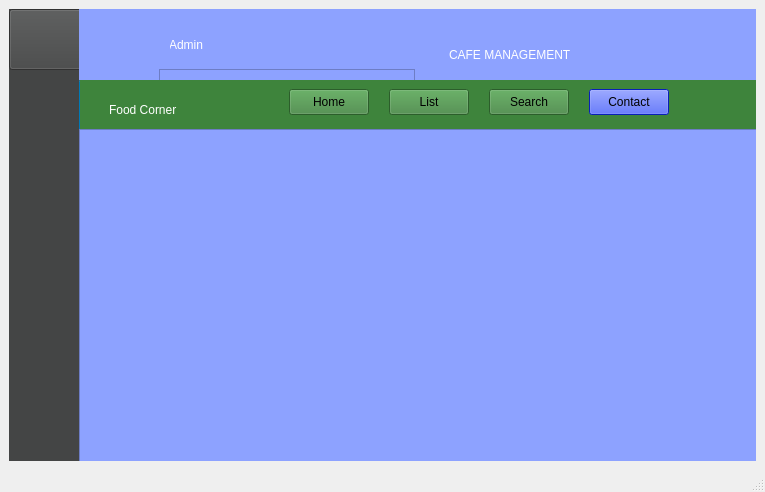
<?xml version="1.0" encoding="UTF-8"?>
<ui version="4.0">
 <class>MainWindow</class>
 <widget class="QMainWindow" name="MainWindow">
  <property name="geometry">
   <rect>
    <x>0</x>
    <y>0</y>
    <width>765</width>
    <height>492</height>
   </rect>
  </property>
  <property name="windowTitle">
   <string>MainWindow</string>
  </property>
  <widget class="QWidget" name="centralwidget">
   <layout class="QGridLayout" name="gridLayout">
    <item row="0" column="0">
     <widget class="QWidget" name="widget" native="true">
      <property name="styleSheet">
       <string notr="true">background-color: rgb(149, 103, 21);
background-color: rgb(62, 132, 60);</string>
      </property>
      <widget class="QWidget" name="widget_2" native="true">
       <property name="geometry">
        <rect>
         <x>0</x>
         <y>0</y>
         <width>71</width>
         <height>461</height>
        </rect>
       </property>
       <property name="styleSheet">
        <string notr="true">background-color: rgb(68, 69, 69);</string>
       </property>
       <widget class="QPushButton" name="pushButton">
        <property name="geometry">
         <rect>
          <x>0</x>
          <y>0</y>
          <width>75</width>
          <height>61</height>
         </rect>
        </property>
        <property name="styleSheet">
         <string notr="true">background-color: rgb(68, 69, 69);</string>
        </property>
        <property name="text">
         <string/>
        </property>
        <property name="icon">
         <iconset>
          <normaloff>../../../.designer/image/image-removebg-preview.png</normaloff>../../../.designer/image/image-removebg-preview.png</iconset>
        </property>
        <property name="iconSize">
         <size>
          <width>50</width>
          <height>50</height>
         </size>
        </property>
       </widget>
       <widget class="QPushButton" name="pushButton_3">
        <property name="geometry">
         <rect>
          <x>70</x>
          <y>70</y>
          <width>75</width>
          <height>61</height>
         </rect>
        </property>
        <property name="contextMenuPolicy">
         <enum>Qt::DefaultContextMenu</enum>
        </property>
        <property name="styleSheet">
         <string notr="true">color: rgb(255, 255, 255);
background-color: rgb(0, 170, 255);</string>
        </property>
        <property name="text">
         <string/>
        </property>
        <property name="icon">
         <iconset>
          <normaloff>../../../.designer/image/image.png</normaloff>../../../.designer/image/image.png</iconset>
        </property>
        <property name="iconSize">
         <size>
          <width>25</width>
          <height>25</height>
         </size>
        </property>
       </widget>
       <widget class="QLabel" name="label_6">
        <property name="geometry">
         <rect>
          <x>0</x>
          <y>400</y>
          <width>71</width>
          <height>61</height>
         </rect>
        </property>
        <property name="styleSheet">
         <string notr="true">color: rgb(255, 255, 255);</string>
        </property>
        <property name="text">
         <string/>
        </property>
        <property name="pixmap">
         <pixmap>../../../.designer/image/image-removebg-preview (3).png</pixmap>
        </property>
        <property name="scaledContents">
         <bool>true</bool>
        </property>
       </widget>
      </widget>
      <widget class="QWidget" name="widget_3" native="true">
       <property name="geometry">
        <rect>
         <x>70</x>
         <y>0</y>
         <width>681</width>
         <height>71</height>
        </rect>
       </property>
       <property name="styleSheet">
        <string notr="true">background-color: rgb(141, 162, 255);</string>
       </property>
       <widget class="QLabel" name="label_2">
        <property name="geometry">
         <rect>
          <x>370</x>
          <y>30</y>
          <width>281</width>
          <height>31</height>
         </rect>
        </property>
        <property name="styleSheet">
         <string notr="true">font: 75 16pt &quot;Adobe Caslon Pro Bold&quot;;
color: rgb(255, 255, 255);</string>
        </property>
        <property name="text">
         <string>CAFE MANAGEMENT</string>
        </property>
       </widget>
       <widget class="QLabel" name="label">
        <property name="geometry">
         <rect>
          <x>90</x>
          <y>20</y>
          <width>71</width>
          <height>31</height>
         </rect>
        </property>
        <property name="styleSheet">
         <string notr="true">color: rgb(255, 255, 255);
font: 16pt &quot;MS Shell Dlg 2&quot;;</string>
        </property>
        <property name="text">
         <string>Admin</string>
        </property>
       </widget>
       <widget class="QLabel" name="label_3">
        <property name="geometry">
         <rect>
          <x>10</x>
          <y>10</y>
          <width>81</width>
          <height>61</height>
         </rect>
        </property>
        <property name="text">
         <string/>
        </property>
        <property name="pixmap">
         <pixmap>../../../../Downloads/th__11_-removebg-preview.png</pixmap>
        </property>
        <property name="scaledContents">
         <bool>true</bool>
        </property>
       </widget>
       <widget class="QTableWidget" name="tableWidget">
        <property name="geometry">
         <rect>
          <x>80</x>
          <y>60</y>
          <width>256</width>
          <height>192</height>
         </rect>
        </property>
       </widget>
      </widget>
      <widget class="QLabel" name="label_13">
       <property name="geometry">
        <rect>
         <x>100</x>
         <y>70</y>
         <width>151</width>
         <height>61</height>
        </rect>
       </property>
       <property name="styleSheet">
        <string notr="true">font: 75 25pt &quot;Adobe Caslon Pro Bold&quot;;
color: rgb(255, 255, 255);
background-color: rgba(0, 0, 0, 0);</string>
       </property>
       <property name="text">
        <string>Food Corner</string>
       </property>
      </widget>
      <widget class="QFrame" name="frame">
       <property name="geometry">
        <rect>
         <x>70</x>
         <y>120</y>
         <width>681</width>
         <height>341</height>
        </rect>
       </property>
       <property name="styleSheet">
        <string notr="true">
background-color: rgb(141, 162, 255);</string>
       </property>
       <property name="frameShape">
        <enum>QFrame::StyledPanel</enum>
       </property>
       <property name="frameShadow">
        <enum>QFrame::Raised</enum>
       </property>
      </widget>
      <widget class="QPushButton" name="pushButton_2">
       <property name="geometry">
        <rect>
         <x>380</x>
         <y>80</y>
         <width>80</width>
         <height>26</height>
        </rect>
       </property>
       <property name="text">
        <string>List</string>
       </property>
      </widget>
      <widget class="QPushButton" name="pushButton_4">
       <property name="geometry">
        <rect>
         <x>480</x>
         <y>80</y>
         <width>80</width>
         <height>26</height>
        </rect>
       </property>
       <property name="text">
        <string>Search</string>
       </property>
      </widget>
      <widget class="QPushButton" name="pushButton_5">
       <property name="geometry">
        <rect>
         <x>580</x>
         <y>80</y>
         <width>80</width>
         <height>26</height>
        </rect>
       </property>
       <property name="styleSheet">
        <string notr="true">background-color: rgb(13, 44, 255);</string>
       </property>
       <property name="text">
        <string>Contact</string>
       </property>
      </widget>
      <widget class="QPushButton" name="pushButton_6">
       <property name="geometry">
        <rect>
         <x>280</x>
         <y>80</y>
         <width>80</width>
         <height>26</height>
        </rect>
       </property>
       <property name="styleSheet">
        <string notr="true"/>
       </property>
       <property name="text">
        <string>Home</string>
       </property>
      </widget>
     </widget>
    </item>
   </layout>
  </widget>
  <widget class="QMenuBar" name="menubar">
   <property name="geometry">
    <rect>
     <x>0</x>
     <y>0</y>
     <width>765</width>
     <height>21</height>
    </rect>
   </property>
  </widget>
  <widget class="QStatusBar" name="statusbar"/>
 </widget>
 <resources/>
 <connections/>
</ui>
